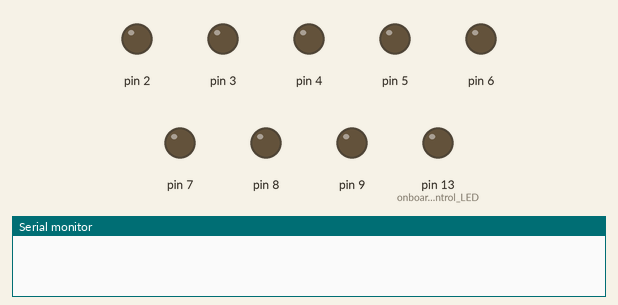
This sketch was run on a simulated Arduino Uno, built with avr-gcc and run on an emulated ATmega328P. Shown: output pins drawn as LEDs (lit = HIGH), the last lines printed to the serial monitor.

Above: at 3.2 s.
At 4.0 s:
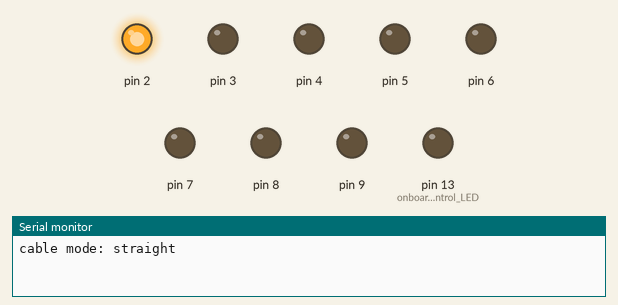
At 5.0 s:
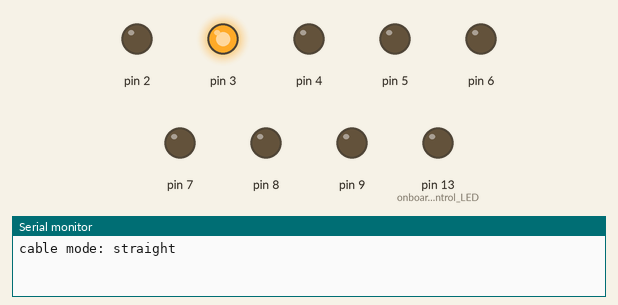
At 7.1 s:
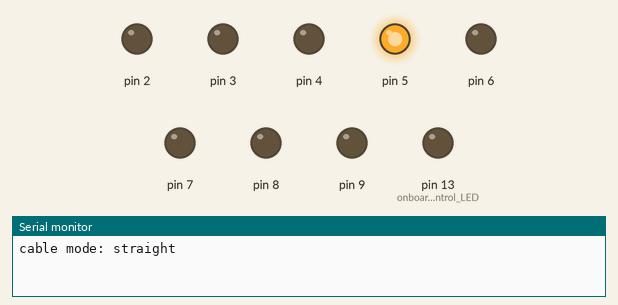
At 9.2 s:
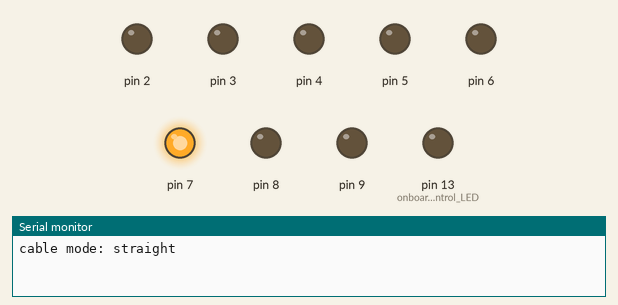
At 11.3 s:
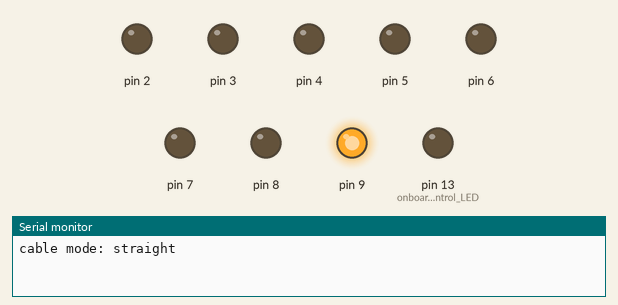
Timing chart, 0 to 15.5 s (numbered marks = the images above):
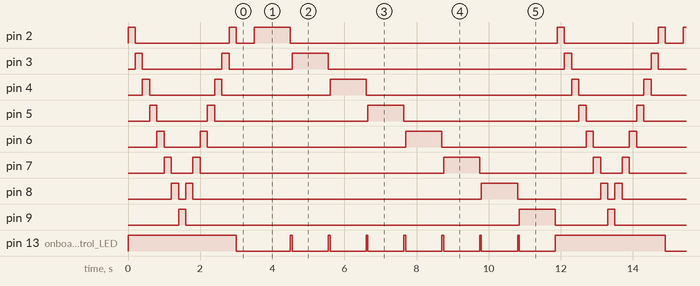

The sketch:

LanCableTester.ino
```cpp
// This code is based losely on the cable tester from VarieCose
// https://variecose.wordpress.com/2012/04/15/ethernet-lan-rj45-cable-tester-with-arduino/
#define VERBOSE
int straightMode[8] = {2, 3, 4, 5, 6, 7, 8, 9};
int crossOverMode[8] = {4, 7, 2, 5, 6, 3, 8, 9};

void setup() {
  pinMode(2, OUTPUT);
  pinMode(3, OUTPUT);
  pinMode(4, OUTPUT);
  pinMode(5, OUTPUT);
  pinMode(6, OUTPUT);
  pinMode(7, OUTPUT);
  pinMode(8, OUTPUT);
  pinMode(9, OUTPUT);
  pinMode(12, INPUT); // Detect switch for straigth or cross-over cable (high=straight, low=cross-over)
  pinMode(13, OUTPUT); // onboard control LED?

//#ifdef VERBOSE
  Serial.begin(9600);
//#endif
}

void logDebug(String logString) {
#ifdef VERBOSE
  Serial.println(logString);
#endif
}

void loop() {
  pulseStartSequence(straightMode);
  delay(500);

  logDebug("cable mode: straight");
  pulseEveryPin(straightMode);
}

void logDebug(int logInt) {
  logDebug(String(logInt, DEC));
}

void pulseStartSequence(int cablePinOut[]) {
  startPulseSequenceOnAllPins(cablePinOut, 200);
}

void startPulseSequenceOnAllPins(int cablePinOut[], int delayTimeInMillis) {
  digitalWrite(13, HIGH);

  for (int n = 0; n < 8; n++) {
    pulseOut(cablePinOut[n], delayTimeInMillis, 0);
  }

  // reverse direction: start at the second last for optical reasons
  for (int n = 6; n > -1; n--) {
    pulseOut(cablePinOut[n], delayTimeInMillis, 0);
  }

  digitalWrite(13, LOW);
}

void pulseEveryPin(int cablePinOut[]) {
  int noOffTime = 0;
  for (int n = 0; n < 8; n++) {
//    logDebug("Line ");
//    logDebug(cablePinOut[n]);

    int pinPulseDelayTimeInMs = 1000;
    pulseOut(cablePinOut[n], pinPulseDelayTimeInMs, noOffTime);

    int switchPulseDelayTimeInMs = 50;
    pulseOut(13, switchPulseDelayTimeInMs, noOffTime);
  }
}

void pulseOut(char pin, int ledActiveTimeInMillis, int ledDeactivateTimeInMillis) {
  digitalWrite(pin, HIGH);
  delay(ledActiveTimeInMillis);
  digitalWrite(pin, LOW);
  delay(ledDeactivateTimeInMillis);
}
```

Measured:
- by itself, pin 2: repeats every 11.9 s: LOW 2.6 s, HIGH 0.20 s, LOW 0.50 s, HIGH 1.0 s, LOW 7.4 s, HIGH 0.20 s
- by itself, pin 3: repeats every 11.9 s: LOW 2.2 s, HIGH 0.20 s, LOW 1.8 s, HIGH 1.0 s, LOW 6.6 s, HIGH 0.20 s
- by itself, pin 4: repeats every 11.9 s: LOW 1.8 s, HIGH 0.20 s, LOW 3.0 s, HIGH 1.0 s, LOW 5.7 s, HIGH 0.20 s
- by itself, pin 5: repeats every 11.9 s: LOW 1.4 s, HIGH 0.20 s, LOW 4.3 s, HIGH 1.0 s, LOW 4.9 s, HIGH 0.20 s
- by itself, pin 6: repeats every 11.9 s: LOW 1.0 s, HIGH 0.20 s, LOW 5.5 s, HIGH 1.0 s, LOW 4.0 s, HIGH 0.20 s
- by itself, pin 7: repeats every 11.9 s: LOW 0.60 s, HIGH 0.20 s, LOW 6.8 s, HIGH 1.0 s, LOW 3.2 s, HIGH 0.20 s
- by itself, pin 8: repeats every 11.9 s: LOW 0.20 s, HIGH 0.20 s, LOW 8.0 s, HIGH 1.0 s, LOW 2.3 s, HIGH 0.20 s
- by itself, pin 9: repeats every 11.9 s: LOW 9.3 s, HIGH 1.0 s, LOW 1.5 s, HIGH 0.20 s
